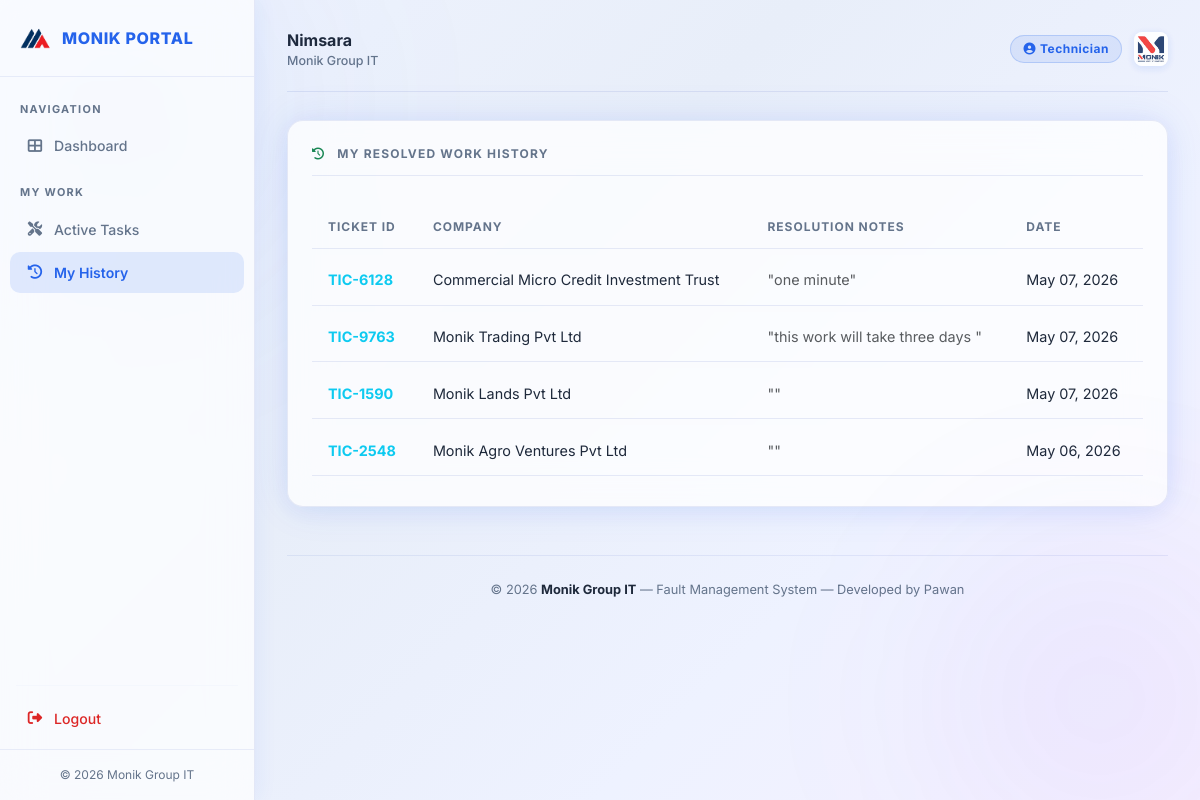
The app's page /dashboards/my_history.php (signed in) with its own data.
### tables this page shows
CREATE TABLE `faults` (
  `id` int(11) NOT NULL,
  `ticket_id` varchar(10) NOT NULL,
  `company_name` varchar(100) NOT NULL,
  `branch` varchar(100) DEFAULT NULL,
  `employee_id` varchar(30) NOT NULL,
  `fault_type` varchar(50) NOT NULL,
  `description` text NOT NULL,
  `status` enum('New','Assigned','In Progress','Resolved') DEFAULT 'New',
  `assigned_to` int(11) DEFAULT NULL,
  `created_at` timestamp NOT NULL DEFAULT current_timestamp(),
  `technician_notes` text DEFAULT NULL,
  `started_at` datetime DEFAULT NULL,
  `resolved_at` datetime DEFAULT NULL
);

### dashboards/my_history.php (the view, shortened to what this page needs)
<?php
require_once '../includes/header.php';
require_once '../config/db.php';
$tech_id = $_SESSION['user_id'];
$stmt = $pdo->prepare("SELECT * FROM faults WHERE assigned_to = ? AND status = 'Resolved' ORDER BY created_at DESC");
$stmt->execute([$tech_id]);
$history = $stmt->fetchAll();
?>
<div class="glass-card p-4 fade-slide-up">
    <div class="section-title mb-4">
        <i class="fas fa-history me-2 text-success"></i> My Resolved Work History
    </div>
    <?php if(empty($history)): ?>
        <div class="text-center p-5">
            <i class="fas fa-folder-open mb-3 text-muted" style="font-size:3rem;"></i>
            <p class="text-muted">No completed tasks found in your history.</p>
        </div>
    <?php else: ?>
        <div class="table-responsive">
            <table class="table-dark-custom w-100">
                <thead>
                    <tr>
                        <th>Ticket ID</th>
                        <th>Company</th>
                        <th>Resolution Notes</th>
                        <th>Date</th>
                    </tr>
                </thead>
                <tbody>
                    <?php foreach ($history as $h): ?>
                    <tr>
                        <td><strong class="text-info"><?php echo $h['ticket_id']; ?></strong></td>
                        <td><?php echo htmlspecialchars($h['company_name']); ?></td>
                        <td class="small italic text-muted">"<?php echo htmlspecialchars($h['technician_notes']); ?>"</td>
                        <td><?php echo date('M d, Y', strtotime($h['created_at'])); ?></td>
                    </tr>
                    <?php endforeach; ?>
                </tbody>
            </table>
        </div>
    <?php endif; ?>
</div>
<?php require_once '../includes/footer.php'; ?>

### assets/css/style.css (style rules this page uses)
:root { --bg-dark: #ffffff; --bg-card: rgba(255, 255, 255, 0.75); --border-glass: rgba(100, 120, 200, 0.15); --accent-blue: #2563eb; --accent-green: #16a34a; --accent-purple: #7c3aed; --accent-amber: #d97706; --accent-red: #dc2626; --text-primary: #1e293b; --text-muted: #64748b; --gradient-main: linear-gradient(135deg, #f0f4ff 0%, #e8eef9 40%, #eef2ff 70%, #f5f0ff 100%); --gradient-card: linear-gradient(135deg, rgba(37, 99, 235, 0.06), rgba(124, 58, 237, 0.04)); --shadow-glow: 0 0 40px rgba(37, 99, 235, 0.10); --radius-lg: 16px; --radius-md: 12px; --radius-sm: 8px; --transition: all 0.3s cubic-bezier(0.4, 0, 0.2, 1); }
*, *::before, *::after { box-sizing: border-box; margin: 0; padding: 0; }
html { scroll-behavior: smooth; }
body { font-family: 'Inter', system-ui, sans-serif; background: var(--gradient-main); min-height: 100vh; color: var(--text-primary); background-attachment: fixed; }
body::before, body::after { content: ''; position: fixed; border-radius: 50%; filter: blur(80px); z-index: 0; pointer-events: none; }
body::before { width: 600px; height: 600px; background: radial-gradient(circle, rgba(37, 99, 235, 0.08) 0%, transparent 70%); top: -200px; left: -200px; animation: floatOrb 12s ease-in-out infinite alternate; }
body::after { width: 500px; height: 500px; background: radial-gradient(circle, rgba(124, 58, 237, 0.07) 0%, transparent 70%); bottom: -150px; right: -150px; animation: floatOrb 15s ease-in-out infinite alternate-reverse; }
.glass-card { background: var(--bg-card); backdrop-filter: blur(20px); -webkit-backdrop-filter: blur(20px); border: 1px solid var(--border-glass); border-radius: var(--radius-lg); box-shadow: var(--shadow-glow), 0 4px 24px rgba(37, 99, 235, 0.07); transition: var(--transition); }
.table-dark-custom { width: 100%; border-collapse: separate; border-spacing: 0 6px; color: var(--text-primary); }
.table-dark-custom thead th { background: transparent; color: var(--text-muted); font-size: 0.75rem; font-weight: 700; letter-spacing: 0.08em; text-transform: uppercase; padding: 0.75rem 1rem; border-bottom: 1px solid var(--border-glass); }
.table-dark-custom tbody tr { background: rgba(255, 255, 255, 0.03); transition: var(--transition); }
.table-dark-custom tbody td { padding: 0.85rem 1rem; border-top: 1px solid transparent; border-bottom: 1px solid var(--border-glass); font-size: 0.9rem; vertical-align: middle; }
.section-title { font-size: 0.75rem; font-weight: 700; letter-spacing: 0.1em; text-transform: uppercase; color: var(--text-muted); padding-bottom: 0.75rem; border-bottom: 1px solid var(--border-glass); margin-bottom: 1.5rem; }
.fade-slide-up { animation: fadeSlideUp 0.5s ease; }

### includes/header.php (style rules this page uses)
:root { --sidebar-width: 255px; }
body { display: flex; min-height: 100vh; overflow-x: hidden; }

### records on screen
faults: ticket "TIC-6128", company_name "Commercial Micro Credit Investment Trust", technician_notes "one minute", created_at "May 07, 2026"
faults: ticket "TIC-9763", company_name "Monik Trading Pvt Ltd", technician_notes "this work will take three days", created_at "May 07, 2026"
faults: ticket "TIC-1590", company_name "Monik Lands Pvt Ltd", created_at "May 07, 2026"
faults: ticket "TIC-2548", company_name "Monik Agro Ventures Pvt Ltd", created_at "May 06, 2026"

### other values on screen
$_SESSION['full_name'] "Nimsara"
$_SESSION['role'] "Technician"
